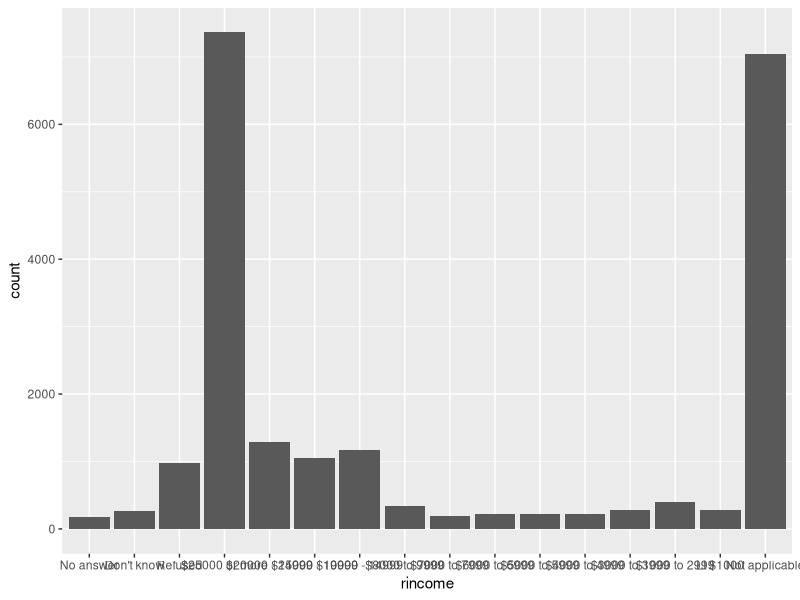
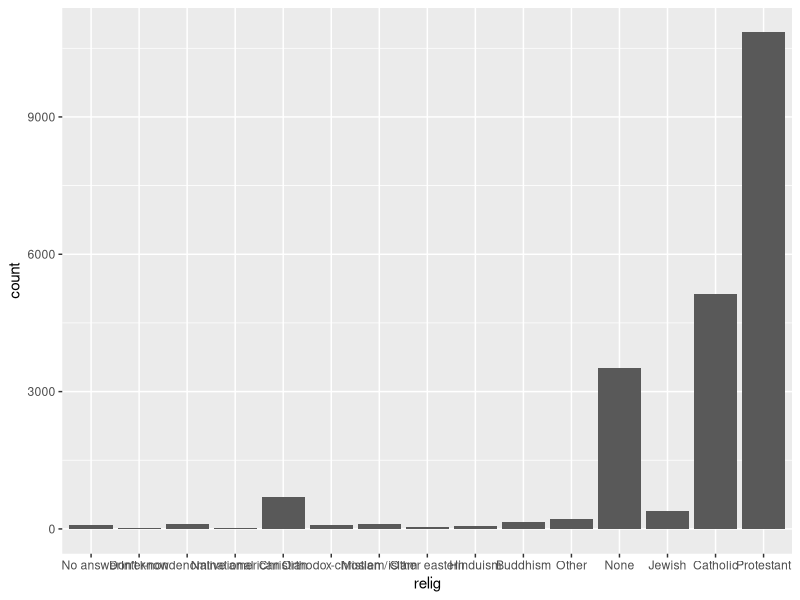
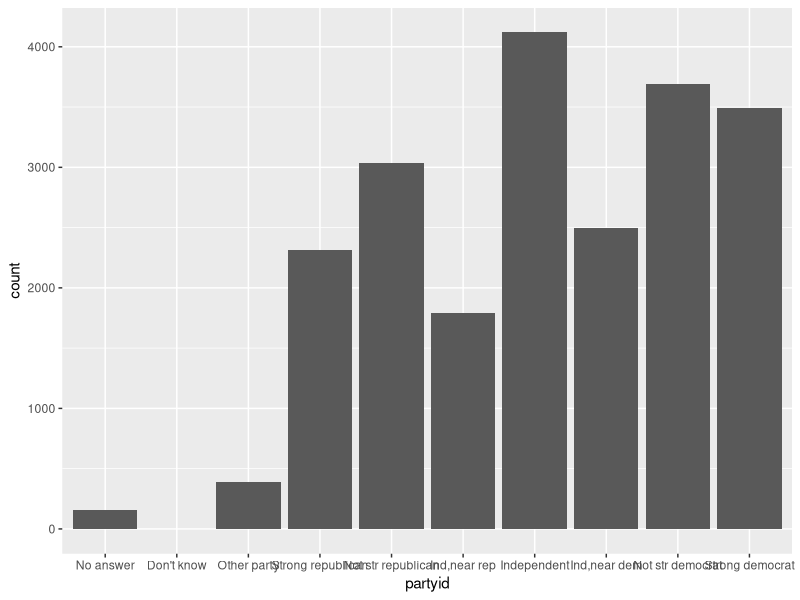
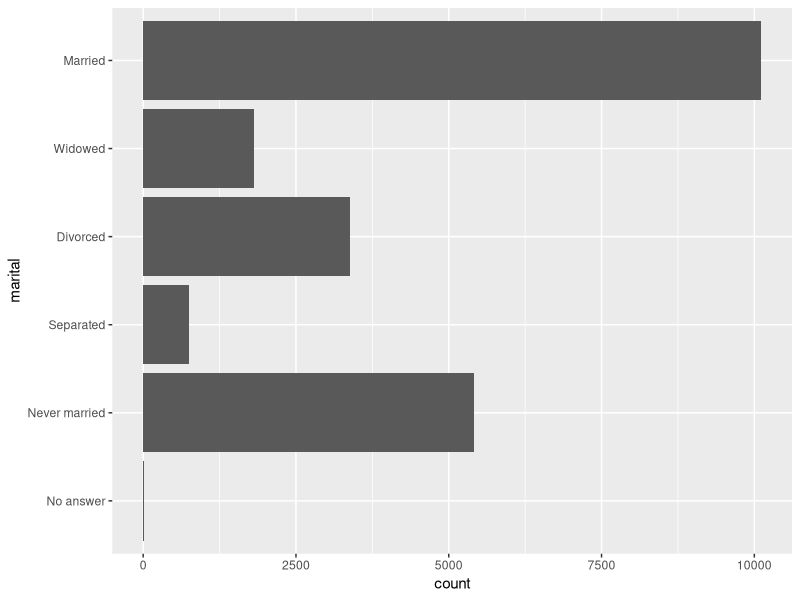
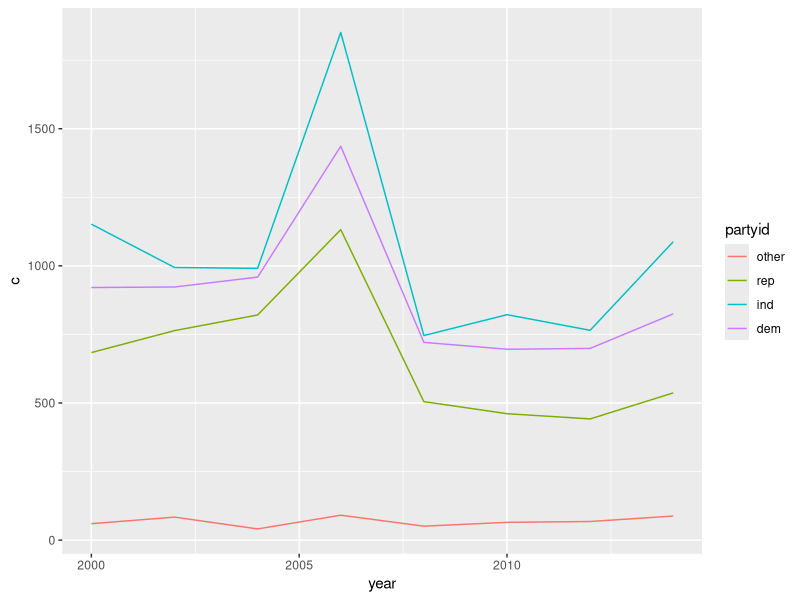

The R script that drew these images, in order:
library(tidyverse)
library(forcats)

# Exercise 1
ggplot(gss_cat, aes(rincome)) +
  geom_bar()
# Too many levels. We could group some levels and have less bars.

# Exercise 2
ggplot(gss_cat, aes(relig)) +
  geom_bar() # Protestant
ggplot(gss_cat, aes(partyid)) +
  geom_bar() # Independent

# Exercise 3

gss_cat %>% count(relig, sort = TRUE)
gss_cat %>% filter(denom != 'Not applicable' & denom != 'No denomination' &
                     denom != 'Don\'t Know' & 'No Answer' != denom &
                     'Other' != denom) # 7194 lines. Therefore Protestant

# Exercise 1

gss_cat %>% filter(relig == 'Don\'t know') # Result is only 15 lines, half NA!

# Exercise 2 : 
gss_cat %>% ggplot(aes(marital)) + geom_bar() + coord_flip() # There is some logic.
# Similarly for the rest.

# Exercise 3 It becomes the first level (levels = c("Not applicable"))

# Exercise 1

grouped <- gss_cat %>%
  mutate(partyid = fct_collapse(partyid,
                               other = c("No answer", "Don't know", "Other party"),
                               rep = c("Strong republican", "Not str republican"),
                               ind = c("Ind,near rep", "Independent", "Ind,near dem"),
                               dem = c("Not str democrat", "Strong democrat"))
         )
grouped %>% group_by(year) %>%
  count(partyid, name = 'c') %>% ggplot(aes(year, c, colour = partyid)) + geom_line()

# Exercise 2 Using fct_collapse with 0-5k range.

